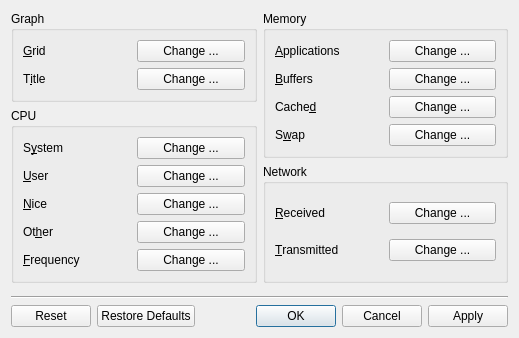
<?xml version="1.0" encoding="UTF-8"?>
<ui version="4.0">
 <class>LXQtSysStatColors</class>
 <widget class="QDialog" name="LXQtSysStatColors">
  <property name="geometry">
   <rect>
    <x>0</x>
    <y>0</y>
    <width>519</width>
    <height>328</height>
   </rect>
  </property>
  <property name="windowTitle">
   <string>System Statistics Colors</string>
  </property>
  <layout class="QVBoxLayout" name="verticalLayout_3">
   <item>
    <layout class="QHBoxLayout" name="horizontalLayout">
     <item>
      <layout class="QVBoxLayout" name="verticalLayout">
       <item>
        <widget class="QGroupBox" name="graphGB">
         <property name="title">
          <string>Graph</string>
         </property>
         <layout class="QGridLayout" name="gridLayout">
          <item row="0" column="0">
           <widget class="QLabel" name="gridL">
            <property name="text">
             <string>&amp;Grid</string>
            </property>
            <property name="buddy">
             <cstring>gridB</cstring>
            </property>
           </widget>
          </item>
          <item row="0" column="1">
           <widget class="QPushButton" name="gridB">
            <property name="text">
             <string>Change ...</string>
            </property>
           </widget>
          </item>
          <item row="1" column="0">
           <widget class="QLabel" name="titleL">
            <property name="text">
             <string>T&amp;itle</string>
            </property>
            <property name="buddy">
             <cstring>titleB</cstring>
            </property>
           </widget>
          </item>
          <item row="1" column="1">
           <widget class="QPushButton" name="titleB">
            <property name="text">
             <string>Change ...</string>
            </property>
           </widget>
          </item>
         </layout>
        </widget>
       </item>
       <item>
        <widget class="QGroupBox" name="cpuGB">
         <property name="title">
          <string>CPU</string>
         </property>
         <layout class="QGridLayout" name="gridLayout_2">
          <item row="1" column="1">
           <widget class="QPushButton" name="cpuUserB">
            <property name="text">
             <string>Change ...</string>
            </property>
           </widget>
          </item>
          <item row="2" column="0">
           <widget class="QLabel" name="cpuNiceL">
            <property name="text">
             <string>&amp;Nice</string>
            </property>
            <property name="buddy">
             <cstring>cpuNiceB</cstring>
            </property>
           </widget>
          </item>
          <item row="4" column="1">
           <widget class="QPushButton" name="cpuFrequencyB">
            <property name="text">
             <string>Change ...</string>
            </property>
           </widget>
          </item>
          <item row="3" column="0">
           <widget class="QLabel" name="cpuOtherL">
            <property name="text">
             <string>Ot&amp;her</string>
            </property>
            <property name="buddy">
             <cstring>cpuOtherB</cstring>
            </property>
           </widget>
          </item>
          <item row="4" column="0">
           <widget class="QLabel" name="cpuFrequencyL">
            <property name="text">
             <string>&amp;Frequency</string>
            </property>
            <property name="buddy">
             <cstring>cpuFrequencyB</cstring>
            </property>
           </widget>
          </item>
          <item row="0" column="1">
           <widget class="QPushButton" name="cpuSystemB">
            <property name="text">
             <string>Change ...</string>
            </property>
           </widget>
          </item>
          <item row="0" column="0">
           <widget class="QLabel" name="cpuSystemL">
            <property name="text">
             <string>S&amp;ystem</string>
            </property>
            <property name="buddy">
             <cstring>cpuSystemB</cstring>
            </property>
           </widget>
          </item>
          <item row="1" column="0">
           <widget class="QLabel" name="cpuUserL">
            <property name="text">
             <string>&amp;User</string>
            </property>
            <property name="buddy">
             <cstring>cpuUserB</cstring>
            </property>
           </widget>
          </item>
          <item row="2" column="1">
           <widget class="QPushButton" name="cpuNiceB">
            <property name="text">
             <string>Change ...</string>
            </property>
           </widget>
          </item>
          <item row="3" column="1">
           <widget class="QPushButton" name="cpuOtherB">
            <property name="text">
             <string>Change ...</string>
            </property>
           </widget>
          </item>
         </layout>
        </widget>
       </item>
       <item>
        <spacer name="verticalSpacer_2">
         <property name="orientation">
          <enum>Qt::Vertical</enum>
         </property>
        </spacer>
       </item>
      </layout>
     </item>
     <item>
      <layout class="QVBoxLayout" name="verticalLayout_2">
       <item>
        <widget class="QGroupBox" name="memoryGB">
         <property name="title">
          <string>Memory</string>
         </property>
         <layout class="QGridLayout" name="gridLayout_3">
          <item row="1" column="1">
           <widget class="QPushButton" name="memBuffersB">
            <property name="text">
             <string>Change ...</string>
            </property>
           </widget>
          </item>
          <item row="2" column="0">
           <widget class="QLabel" name="memCachedL">
            <property name="text">
             <string>Cache&amp;d</string>
            </property>
            <property name="buddy">
             <cstring>memCachedB</cstring>
            </property>
           </widget>
          </item>
          <item row="3" column="0">
           <widget class="QLabel" name="memSwapL">
            <property name="text">
             <string>S&amp;wap</string>
            </property>
            <property name="buddy">
             <cstring>memSwapB</cstring>
            </property>
           </widget>
          </item>
          <item row="0" column="1">
           <widget class="QPushButton" name="memAppsB">
            <property name="text">
             <string>Change ...</string>
            </property>
           </widget>
          </item>
          <item row="0" column="0">
           <widget class="QLabel" name="memAppsL">
            <property name="text">
             <string>&amp;Applications</string>
            </property>
            <property name="buddy">
             <cstring>memAppsB</cstring>
            </property>
           </widget>
          </item>
          <item row="1" column="0">
           <widget class="QLabel" name="memBuffersL">
            <property name="text">
             <string>&amp;Buffers</string>
            </property>
            <property name="buddy">
             <cstring>memBuffersB</cstring>
            </property>
           </widget>
          </item>
          <item row="2" column="1">
           <widget class="QPushButton" name="memCachedB">
            <property name="text">
             <string>Change ...</string>
            </property>
           </widget>
          </item>
          <item row="3" column="1">
           <widget class="QPushButton" name="memSwapB">
            <property name="text">
             <string>Change ...</string>
            </property>
           </widget>
          </item>
         </layout>
        </widget>
       </item>
       <item>
        <widget class="QGroupBox" name="networkGB">
         <property name="title">
          <string>Network</string>
         </property>
         <layout class="QGridLayout" name="gridLayout_4">
          <item row="0" column="0">
           <widget class="QLabel" name="netReceivedL">
            <property name="text">
             <string>&amp;Received</string>
            </property>
            <property name="buddy">
             <cstring>netReceivedB</cstring>
            </property>
           </widget>
          </item>
          <item row="0" column="1">
           <widget class="QPushButton" name="netReceivedB">
            <property name="text">
             <string>Change ...</string>
            </property>
           </widget>
          </item>
          <item row="1" column="0">
           <widget class="QLabel" name="netTransmittedL">
            <property name="text">
             <string>&amp;Transmitted</string>
            </property>
            <property name="buddy">
             <cstring>netTransmittedB</cstring>
            </property>
           </widget>
          </item>
          <item row="1" column="1">
           <widget class="QPushButton" name="netTransmittedB">
            <property name="text">
             <string>Change ...</string>
            </property>
           </widget>
          </item>
         </layout>
        </widget>
       </item>
       <item>
        <spacer name="verticalSpacer_3">
         <property name="orientation">
          <enum>Qt::Vertical</enum>
         </property>
        </spacer>
       </item>
      </layout>
     </item>
    </layout>
   </item>
   <item>
    <widget class="Line" name="line">
     <property name="orientation">
      <enum>Qt::Horizontal</enum>
     </property>
    </widget>
   </item>
   <item>
    <widget class="QDialogButtonBox" name="buttons">
     <property name="orientation">
      <enum>Qt::Horizontal</enum>
     </property>
     <property name="standardButtons">
      <set>QDialogButtonBox::Apply|QDialogButtonBox::Cancel|QDialogButtonBox::Ok|QDialogButtonBox::Reset|QDialogButtonBox::RestoreDefaults</set>
     </property>
    </widget>
   </item>
  </layout>
 </widget>
 <tabstops>
  <tabstop>gridB</tabstop>
  <tabstop>titleB</tabstop>
  <tabstop>cpuSystemB</tabstop>
  <tabstop>cpuUserB</tabstop>
  <tabstop>cpuNiceB</tabstop>
  <tabstop>cpuOtherB</tabstop>
  <tabstop>cpuFrequencyB</tabstop>
  <tabstop>memAppsB</tabstop>
  <tabstop>memBuffersB</tabstop>
  <tabstop>memCachedB</tabstop>
  <tabstop>memSwapB</tabstop>
  <tabstop>netReceivedB</tabstop>
  <tabstop>netTransmittedB</tabstop>
  <tabstop>buttons</tabstop>
 </tabstops>
 <resources/>
 <connections/>
 <slots>
  <slot>on_buttons_clicked(QAbstractButton*)</slot>
 </slots>
</ui>
